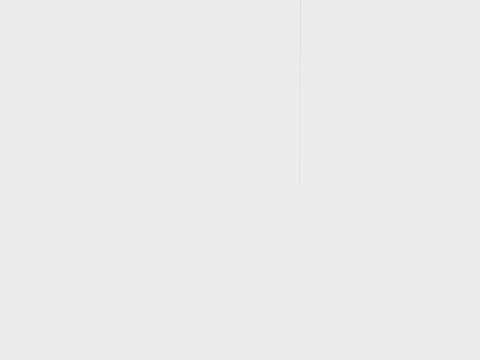
view 1 (above)

17 first-person views from a walk through a 3-D level made in the Unity game engine. The camera is 1.2 m above the floor, tilts 2° down and sees 75° across. The floor is counted in squares, 2 m on a side. Each view is taken from the middle of a square. On the plan, view 1 faces up. The plan holds only what a view shows up to about 9 squares ahead; the rest is blank. The place goes on beyond the plan. The player is left out. Some animated figures are not drawn. Door leaves are left out, so doorways stand open. Surface patterns are stand-ins for the level's own textures.

view 2
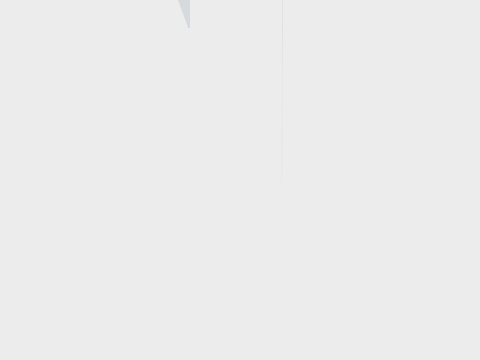

view 3
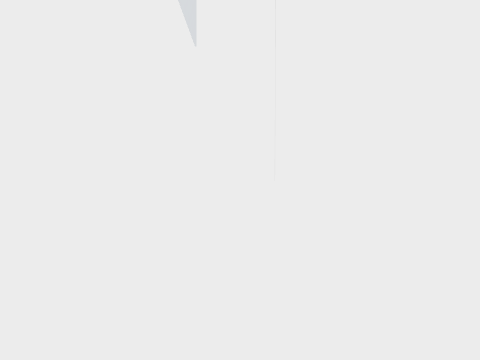

view 4
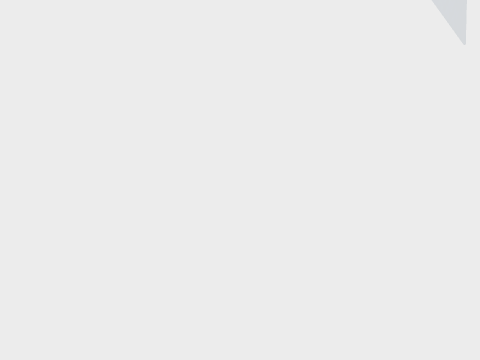

view 5
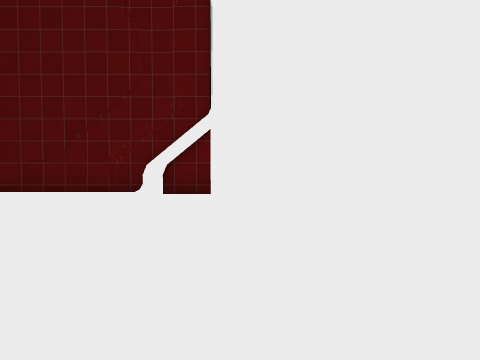

view 6
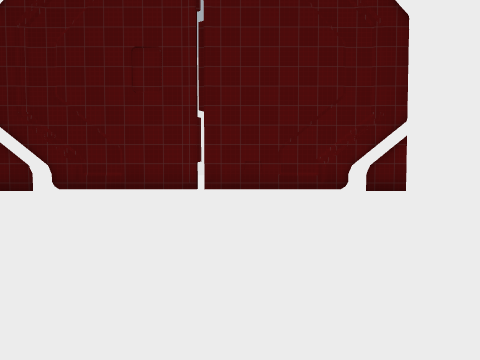

view 7
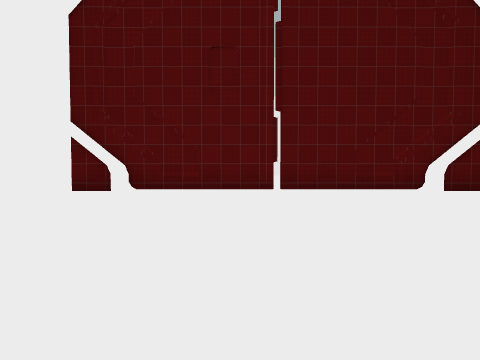

view 8
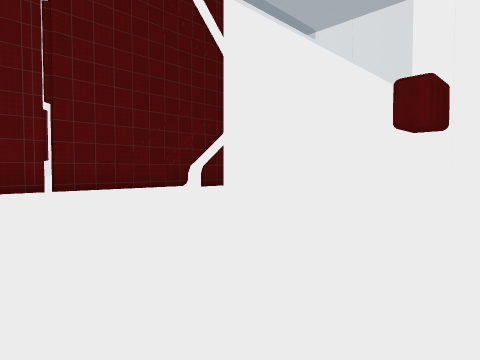

view 9
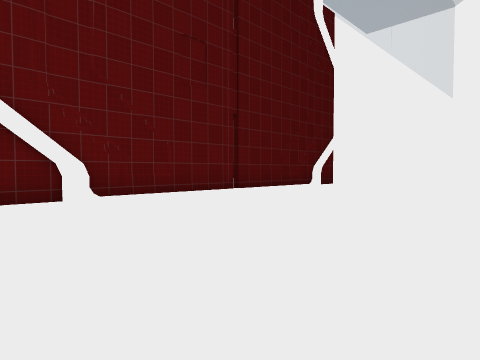

view 10
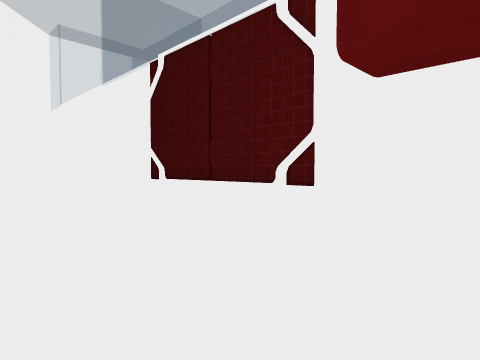

view 11
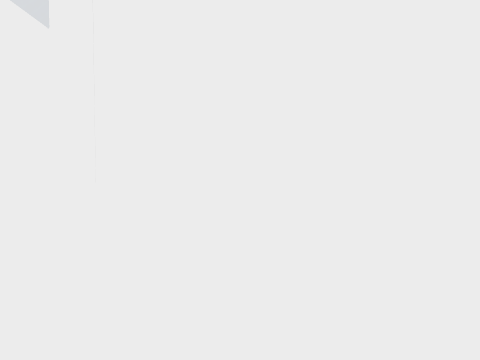

view 12
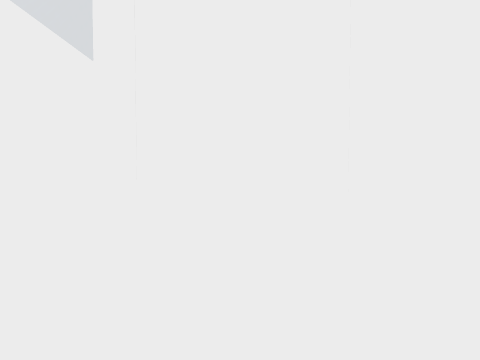

view 13
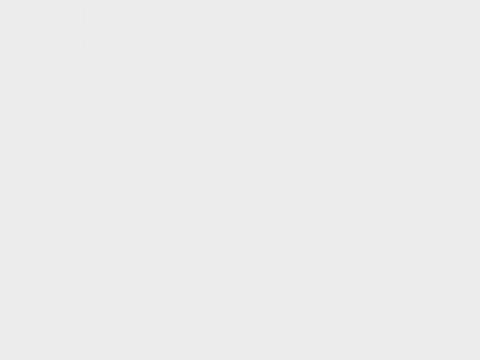

view 14
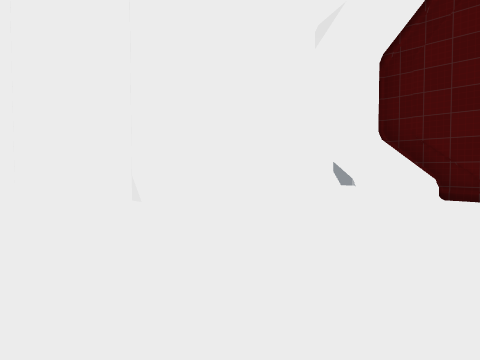

view 15
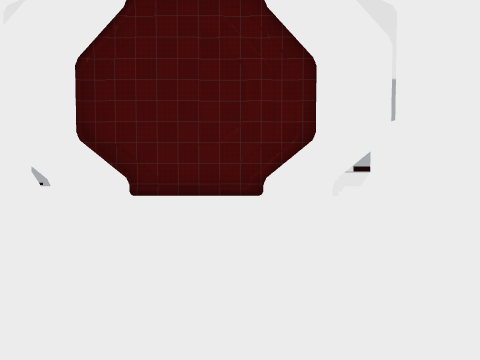

view 16
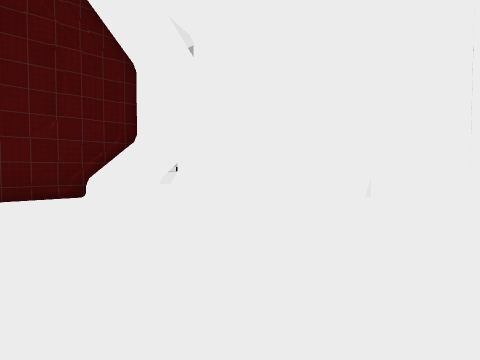

view 17
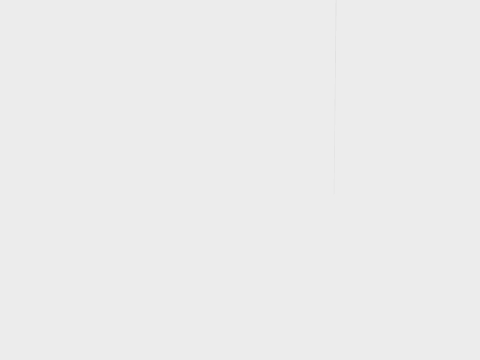

### Floor plan
Key: @ floor where view 1 was taken; # wall or solid block; . main floor; - floor 0.5 m lower than the main floor; / step, stairs or slope.
Columns run from 3 left of view 1 to 14 right of it. Each row starts with its distance up from view 1.
  8 #...##
  7 #....##
  6 #.....##
  5 #......##
  4 #.......##
  3 #........##
  2 #.........##
  1 #..........##
  0 #..@........#
 -1 #...........#
 -2 #...........#
 -3 #...........#
 -4 #...........#
 -5 #...........#
 -6 #...........#
 -7 #...........#
 -8 #...........#
 -9 #...........#
-10 #...........######
-11  #..........#----#
-12 #/........../---##
-13 #/........../---##
-14 #/........../---/#
-15  /........../---/#
-16 #/........../---/#
-17 #/........../---##
-18 #/...... .../---##
-19  #......  ..#----#
-20 #.......  ..######
-21 #.......  ..#

Where each view was taken, in squares from view 1:
view 1: 0 up, 0 right, facing up
view 2: 3 down, 0 right, facing up
view 3: 5 down, 0 right, facing up
view 4: 8 down, 1 right, facing up-left
view 5: 9 down, 5 right, facing left
view 6: 14 down, 6 right, facing left
view 7: 16 down, 6 right, facing left
view 8: 17 down, 6 right, facing up-left
view 9: 21 down, 4 right, facing up-left
view 10: 4 down, 7 right, facing down-left
view 11: 3 down, 6 right, facing up
view 12: 7 down, 6 right, facing up
view 13: 10 down, 5 right, facing up-right
view 14: 15 down, 6 right, facing up-right
view 15: 16 down, 6 right, facing right
view 16: 14 down, 6 right, facing down-right
view 17: 4 up, 3 right, facing up-left
